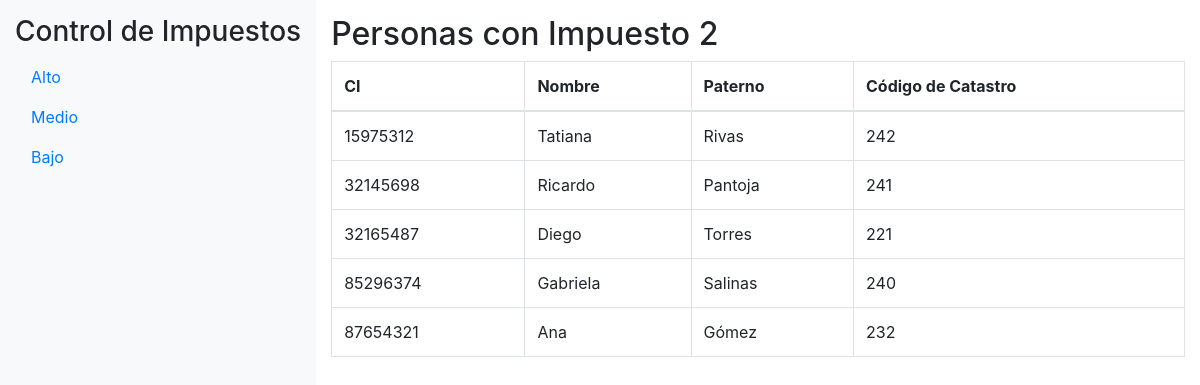
/1Examen324/pregunta6/index.php?tipo=2, run on the app's committed database.
### tables this page shows
CREATE TABLE `catastro` (
  `id` int(11) NOT NULL,
  `zona` varchar(100) DEFAULT NULL,
  `Xini` decimal(10,2) DEFAULT NULL,
  `Yini` decimal(10,2) DEFAULT NULL,
  `Xfin` decimal(10,2) DEFAULT NULL,
  `superficie` int(11) DEFAULT NULL,
  `distrito` varchar(50) DEFAULT NULL,
  `ci` int(11) DEFAULT NULL
);

CREATE TABLE `persona` (
  `ci` int(11) NOT NULL,
  `nombre` varchar(100) DEFAULT NULL,
  `paterno` varchar(100) DEFAULT NULL
);

### 1Examen324/pregunta6/index.php (the view, shortened to what this page needs)
<?php
$host = 'localhost';
$dbname = 'bdalan';
$username = 'root';
$password = '';
try {
    $pdo = new PDO("mysql:host=$host;dbname=$dbname", $username, $password);
    $pdo->setAttribute(PDO::ATTR_ERRMODE, PDO::ERRMODE_EXCEPTION);
    $tipoImpuesto = '';
    if (isset($_GET['tipo'])) {
        $tipoImpuesto = $_GET['tipo'];
        $sql = "
        SELECT p.ci, p.nombre, p.paterno, c.id AS codigo_catastro
        FROM Persona p
        JOIN Catastro c ON p.ci = c.ci
        WHERE LEFT(c.id, 1) = :tipo
        ";
        $stmt = $pdo->prepare($sql);
        $stmt->bindValue(':tipo', $tipoImpuesto);
        $stmt->execute();
        $personas = $stmt->fetchAll(PDO::FETCH_ASSOC);
    } else {
        $personas = [];
    }
} catch (PDOException $e) {
    echo "Error: " . $e->getMessage();
}
?>
<!DOCTYPE html>
<html lang="es">
<head>
    <link href="https://maxcdn.bootstrapcdn.com/bootstrap/4.5.2/css/bootstrap.min.css" rel="stylesheet">
</head>
<body>
    <div class="sidebar">
        <h3>Control de Impuestos</h3>
        <ul class="nav flex-column">
            <li class="nav-item">
                <a class="nav-link" href="?tipo=1">Alto</a>
            </li>
            <li class="nav-item">
                <a class="nav-link" href="?tipo=2">Medio</a>
            </li>
            <li class="nav-item">
                <a class="nav-link" href="?tipo=3">Bajo</a>
            </li>
        </ul>
    </div>
    <div class="content">
        <h2>Personas con Impuesto <?php echo ucfirst($tipoImpuesto); ?></h2>
        <table class="table table-bordered">
            <thead>
                <tr>
                    <th>CI</th>
                    <th>Nombre</th>
                    <th>Paterno</th>
                    <th>Código de Catastro</th>
                </tr>
            </thead>
            <tbody>
                <?php if (!empty($personas)): ?>
                    <?php foreach ($personas as $persona): ?>
                        <tr>
                            <td><?php echo htmlspecialchars($persona['ci']); ?></td>
                            <td><?php echo htmlspecialchars($persona['nombre']); ?></td>
                            <td><?php echo htmlspecialchars($persona['paterno']); ?></td>
                            <td><?php echo htmlspecialchars($persona['codigo_catastro']); ?></td>
                        </tr>
                    <?php endforeach; ?>
                <?php else: ?>
                    <tr>
                        <td colspan="4" class="text-center">No hay personas con este tipo de impuesto.</td>
                    </tr>
                <?php endif; ?>
            </tbody>
        </table>
    </div>
</body>
</html>

### 1Examen324/pregunta6/index.php (style rules this page uses)
body { display: flex; }
.sidebar { min-width: 200px; background-color: #f8f9fa; padding: 15px; height: 100vh; }
.content { flex: 1; padding: 15px; }

### data on the page
catastro: ci.ci "15975312", ci.nombre "Tatiana", ci.paterno "Rivas", id "242"
catastro: ci.ci "32145698", ci.nombre "Ricardo", ci.paterno "Pantoja", id "241"
catastro: ci.ci "32165487", ci.nombre "Diego", ci.paterno "Torres", id "221"
catastro: ci.ci "85296374", ci.nombre "Gabriela", ci.paterno "Salinas", id "240"
catastro: ci.ci "87654321", ci.nombre "Ana", ci.paterno "Gómez", id "232"

### other printed values
$tipoImpuesto "2"
